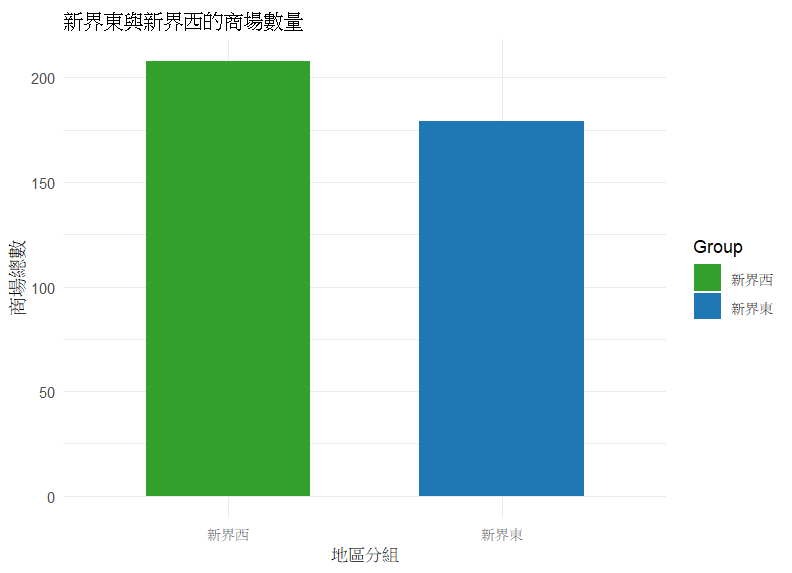

The script that drew this image:
# 加載必要的套件
library(ggplot2)

# 原始數據
mall_data <- data.frame(
  Region = c("離島", "葵涌", "西貢", "沙田", "屯門", "大埔", "荃灣", "元朗"),
  Malls = c(19, 40, 60, 60, 48, 59, 48, 53)
)

# 將地區分組為新界東和新界西
mall_data$Group <- ifelse(
  mall_data$Region %in% c("西貢", "沙田", "大埔"), "新界東", "新界西"
)

# 按分組計算商場總數
grouped_data <- mall_data %>%
  group_by(Group) %>%
  summarise(Total_Malls = sum(Malls))

# 查看分組結果
print(grouped_data)

# 繪製柱狀圖
ggplot(grouped_data, aes(x = Group, y = Total_Malls, fill = Group)) +
  geom_bar(stat = "identity", width = 0.6) +
  labs(
    title = "新界東與新界西的商場數量",
    x = "地區分組",
    y = "商場總數"
  ) +
  theme_minimal() +
  scale_fill_manual(values = c("新界東" = "#1f78b4", "新界西" = "#33a02c"))
